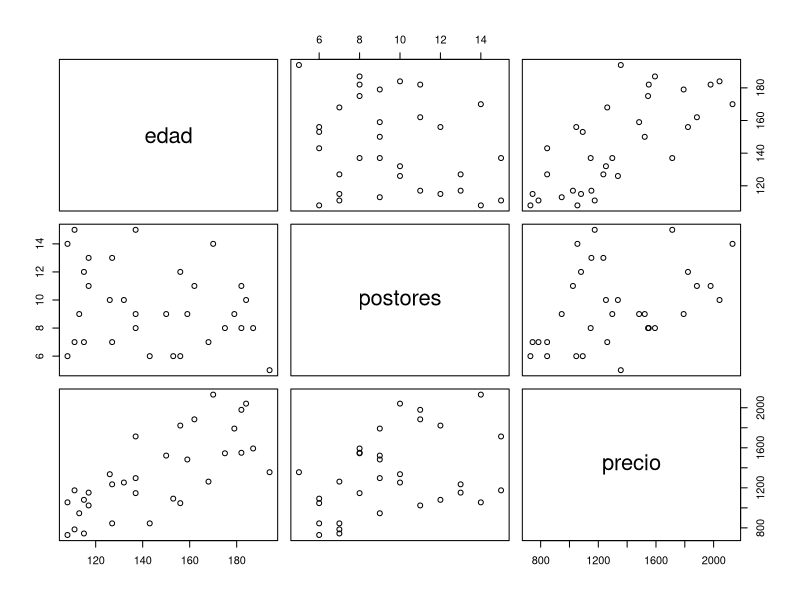
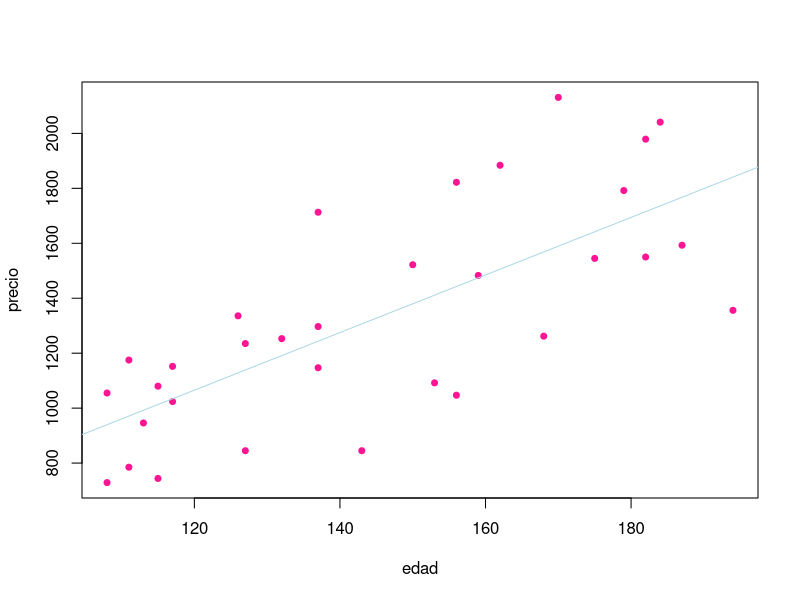
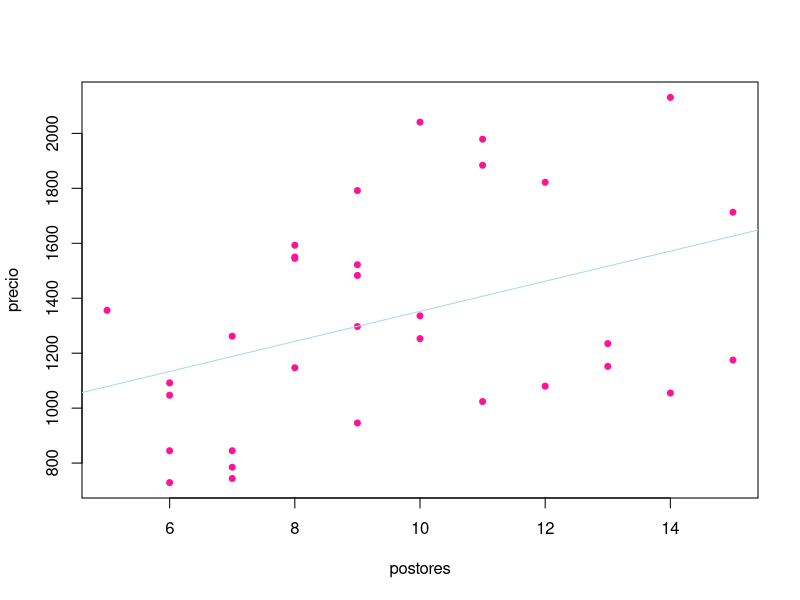
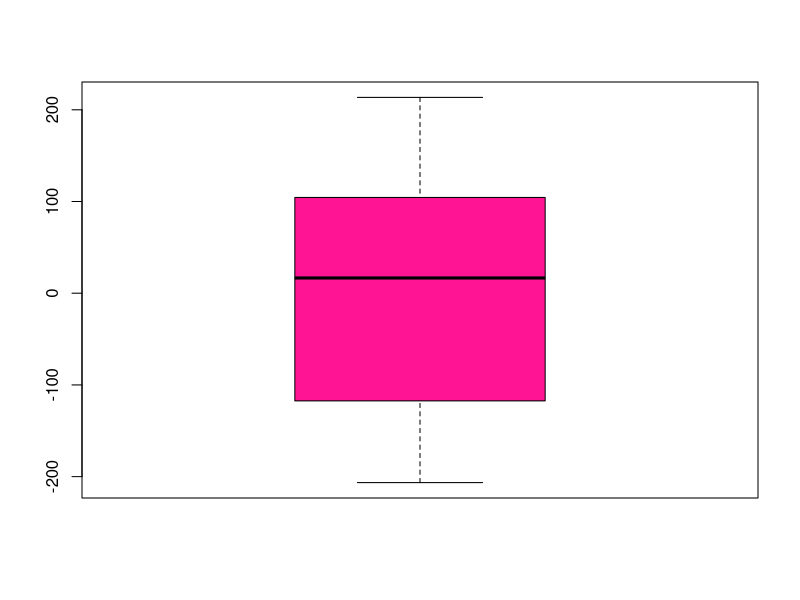
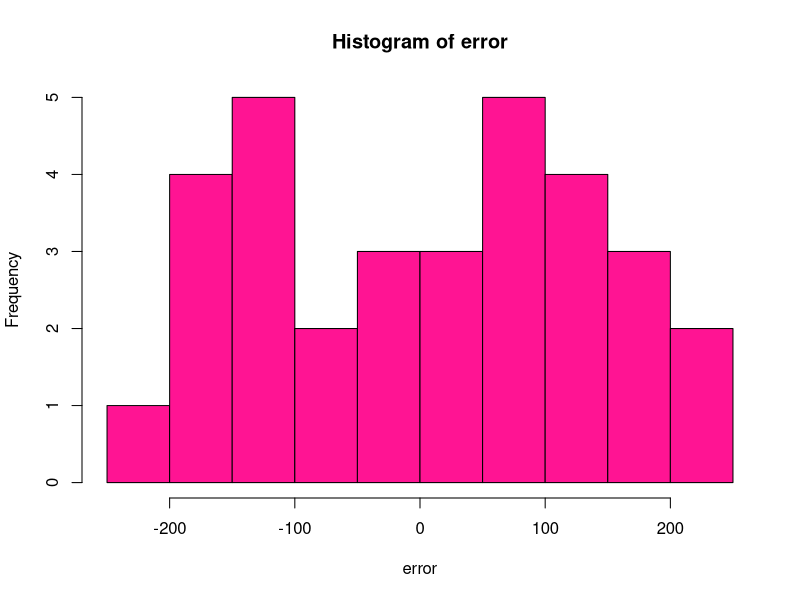

Reproduce these figures in R, in order.
library(readxl)
#subasta <- read_excel("Ejemplo subasta (1).xlsx")
#head(subasta)

library(readxl)
subasta <- read_excel("PracticasV22/Ejemplo subasta (1).xlsx")


edad <- subasta$Edad # x1 predictora
postores <- subasta$`Num Postores` # x2 predictora
precio <- subasta$`Precio de subasta` # variable de respuesta

datos <- data.frame(edad, postores, precio)

pairs(datos)

##### precio ~ edad

model1 <- lm(precio ~ edad)
summary(model1)

plot(edad, precio,col="deeppink",pch=20,lwd=2)
abline(model1, col="lightblue")

##### precio ~ postores

model2 <- lm(precio ~ postores)
summary(model2)

plot(postores, precio,col="deeppink",pch=20,lwd=2)
abline(model2, col="lightblue")


modelmult <- lm(precio~edad + postores)
summary(modelmult)
anova <-  anova(modelmult)

library(nortest)

error <- modelmult$residuals
error

shapiro.test(error)
ad.test(error)

boxplot(error, col="deeppink")
hist(error, col="deeppink")

library(MASS)
fitdistr(error,"normal")

###########################################################

### Continuación práctica 6

# Dado que se han cumplido todos los supuestos para este modelo,
# es viable usarlo para realizar pronósticos en el precio

# y= -1339 + 12.74x1 + 85.95x2

# si x1 = 185 añps y x2=15 postores, entonces, en promedio se espera
# tener

x1 <- 185
x2 <- 15

precio_predic <- -1339 + 12.74*x1 + 85.95*x2
precio_predic

anova(modelmult)
summary(modelmult)

###
# PREGUNTA DE EXAMEN

# interpretación del f estadistico es que si el pvalor
# es menor que alfa (0.05), entonces al menos un coeficiente
# de las variables predictoras es diferente de cero. Lo cual
# indica que se puede incluir al modelo.

# cuantiles

alpha <- 0.05

##########
# Ejercicio de clase (examen)


# -1339 + 12.74*x1 + 85.95*x2

# F-estdaístico = 120.2
f_est <- 120.2
f_est
# F_alfa

# 2 variables predictoras, 3 betas estimando, 32 observaciones-3=29
# en prueba F siempre se trabaja con cuantil derecho (FALSE)
f_alfa <- qf(0.05, 2, 29, lower.tail = FALSE)
f_alfa

# regla de rechazo cola superior
# f_est > f-alfa ---> cierto ---> se rechaza H0 y no todos los
# coeficientes serán iguales a 0
f_est>f_alfa

# si la comparación resulta verdadera, entonces se rechaza H_0,
# obteniendo que al menos un beta_i es distinto de cero

### Conclusión del modelo

# El modelo es confiable ya que se han comprobado varios factores
# que favorecen su precisión. Al realizar el análisis de la varianza
# se encontró que ambas variables proveen información útil al 
# modelo para predecir el precio final de la subasta.
# 
# Finalmente se comprueba que los errores
# satisfacen los supuestos de normalidad con las pruebas. Tampoco
# Se observan datos especiales en el boxplot.
# 
# R cuadrada ajustadade .88 que dice que el 88% de los datos se ajustan al model.offset(
#   Si se ocupa una sola variable predictora...
# 
# Reportar los pvalores globales e individuales.
# 
# R cuadrada ajustado, pvalors individuales significativos, prueba global significativa.
# 
# Validación de los supuestos del modelo.
# - Valor esperado 0
# - Desviación estándar finita (fitdistr)
# - Normalidad qqplot y pruebas
